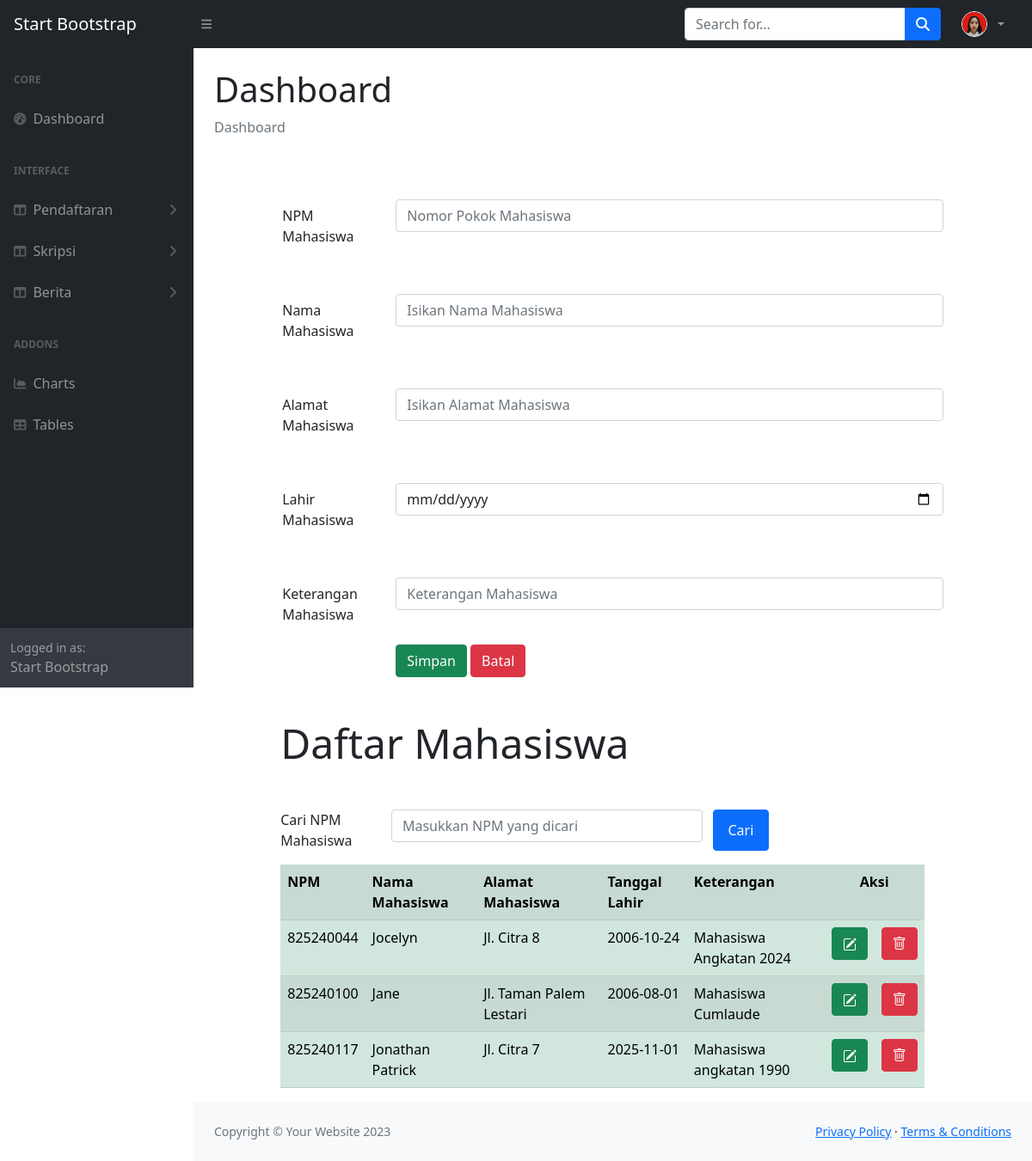
The app's page /admin/inputmhs.php (signed in) with its own data.
### tables this page shows
CREATE TABLE `mahasiswa` (
  `mhs_NPM` int(9) NOT NULL,
  `mhs_Nama` char(40) NOT NULL,
  `mhs_Alamat` varchar(100) NOT NULL,
  `mhs_DOB` date NOT NULL,
  `mhs_Ket` varchar(120) NOT NULL
);

### admin/inputmhs.php (the view, shortened to what this page needs)
<!DOCTYPE html>
<html>
    <?php
        include "bagiankode/head.php";
    ?>
    <body class="sb-nav-fixed">
    <?php
        include "bagiankode/menunav.php";
    ?>
        <div id="layoutSidenav">
            <?php
                include "bagiankode/menu.php";
            ?>
            <div id="layoutSidenav_content">
                <main>
                    <div class="container-fluid px-4">
                        <h1 class="mt-4">Dashboard</h1>
                        <ol class="breadcrumb mb-4">
                            <li class="breadcrumb-item active">Dashboard</li>
                        </ol>
    <head>
        <link rel="stylesheet" type="text/css" href="css/bootstrap.min.css">
        <link rel="stylesheet" href="https://cdnjs.cloudflare.com/ajax/libs/select2/4.0.9/css/select2.min.css">
        <link rel="stylesheet" type="text/css" href="https://cdnjs.cloudflare.com/ajax/libs/bootstrap-icons/1.13.1/font/bootstrap-icons.min.css">
</head>
    </head>
    <body>
<?php
include("includes/config.php");
            ?><h1>Maaf anda salah input</h1><?php
    if(isset($_POST["kirim"]) && !empty($_POST["search"]))
    {
        $search = mysqli_real_escape_string($conn, $_POST["search"]);
        $query = mysqli_query($conn, "select * from mahasiswa
                            where mhs_NPM LIKE '%" .$search. "%'");
    } else {
        $query = mysqli_query($conn, "select * from mahasiswa");
    }
?>
        <div class="row">
        <div class="col-1"></div>
        <div class="col-10">
        <form method="POST">
        <form>
           <div class="row mb-3 mt-5">
    <label for="npmMHS" class="col-sm-2 col-form-label">NPM Mahasiswa</label>
    <div class="col-sm-10">
      <input type="text" class="form-control" id="npmMHS" name="npmMHS" placeholder="Nomor Pokok Mahasiswa" maxlength="9" required="">
    </div>
  </div>
   <div class="row mb-3 mt-5">
    <label for="namaMHS" class="col-sm-2 col-form-label">Nama Mahasiswa</label>
    <div class="col-sm-10">
      <input type="text" class="form-control" id="namaMHS" name="namaMHS" placeholder="Isikan Nama Mahasiswa">
    </div>
  </div>
   <div class="row mb-3 mt-5">
    <label for="alamatMHS" class="col-sm-2 col-form-label">Alamat Mahasiswa</label>
    <div class="col-sm-10">
      <input type="text" class="form-control" id="alamatMHS" name="alamatMHS" placeholder="Isikan Alamat Mahasiswa">
    </div>
  </div>
   <div class="row mb-3 mt-5">
    <label for="lahirMHS" class="col-sm-2 col-form-label">Lahir Mahasiswa</label>
    <div class="col-sm-10">
      <input type="date" class="form-control" id="LahirMHS" name="LahirMHS" placeholder="Tanggal Lahir Mahasiswa">
    </div>
  </div>
   <div class="row mb-3 mt-5">
    <label for="ketMHS" class="col-sm-2 col-form-label">Keterangan Mahasiswa</label>
    <div class="col-sm-10">
      <input type="text" class="form-control" id="ketMHS" name="ketMHS" placeholder="Keterangan Mahasiswa">
    </div>
  </div>
  <div class="form-group row">
    <div class="col-2"></div>
    <div class="col-10">
        <input type="submit" class="btn btn-success" value="Simpan" name="Simpan">
        <input type="reset" class="btn btn-danger" value="Batal" name="Batal">
    </div>
    </div>
</form>
</div>
<div class="row">
<div class="col-1"></div>
<div class="col-10">
    <div class="jumbotron mt-5 mb-3">
        <h1 class="display-5">Daftar Mahasiswa</h1>
    </div>
    <form method="POST">
            <div class="form-group row mt-5 mb-3">
                <label for="search" class="col-sm-2">Cari NPM Mahasiswa</label>
                <div class="col-sm-6">
                    <input type="text" name="search" class="form-control" id="search"
                    value="<?php if (isset($_POST["search"]))
                    {echo htmlspecialchars($_POST["search"]);}?>" placeholder="Masukkan NPM yang dicari">
                </div>
                    <input type="submit" name="kirim" value="Cari" class="col-sm-1 btn btn-primary">
            </div>
        </form>
<table class="table table-success table-striped table-hover">
  <tr class="info">
    <th>NPM</th>
    <th>Nama Mahasiswa</th>
    <th>Alamat Mahasiswa</th>
    <th>Tanggal Lahir</th>
    <th>Keterangan</th>
    <th colspan="2" style="text-align: center;">Aksi</th>
</tr>
<?php while ($row = mysqli_fetch_array($query))
    { ?>
        <tr class="danger">
            <td><?php echo htmlspecialchars($row['mhs_NPM']); ?> </td>
            <td><?php echo htmlspecialchars($row['mhs_Nama']); ?> </td>
            <td><?php echo htmlspecialchars($row['mhs_Alamat']); ?> </td>
            <td><?php echo htmlspecialchars($row['mhs_DOB']); ?> </td>
            <td><?php echo htmlspecialchars($row['mhs_Ket']); ?> </td>
            <td>
    <a href="editmahasiswa.php?ubahmahasiswa=<?php echo $row["mhs_NPM"]?>" class="btn btn-success" title="EDIT">
    </a>
</td>
<td>
    <a href="hapusmahasiswa.php?hapusmahasiswa=<?php echo $row["mhs_NPM"]?>" class="btn btn-danger" title="HAPUS">
    <i class="bi bi-trash"></i>
    </a>
</td>
        </tr>
        <?php } ?>
</table>
    </div>
    </div>
    </body>
    </div>
</main>
<?php
    include "bagiankode/footer.php";
     ?>
   </div>
  </div>
    </body>
</html>

### admin/bagiankode/menunav.php (shortened to what this page needs)
<?php
include "includes/config.php";
if (isset($_SESSION['useremail'])) {
    $email_log = $_SESSION['useremail'];
    $admin_query = mysqli_query($conn, "SELECT admin_FOTO, admin_NAMA FROM admin WHERE admin_USER = '$email_log'");
    $admin_data = mysqli_fetch_array($admin_query);
    $foto_db = $admin_data['admin_FOTO'];
} else {
    $nama_admin = "Admin";
    $foto_db = "";
}
if (!empty($foto_db)) {
        $foto_tampil = 'images/' . $foto_db;
    }
?>
<nav class="sb-topnav navbar navbar-expand navbar-dark bg-dark">
  <a class="navbar-brand ps-3" href="dashboard.php">Start Bootstrap</a>
  <button class="btn btn-link btn-sm order-1 order-lg-0 me-4 me-lg-0" id="sidebarToggle" href="#!"><i class="fas fa-bars"></i></button>
  <form class="d-none d-md-inline-block form-inline ms-auto me-0 me-md-3 my-2 my-md-0">
    <div class="input-group">
      <input class="form-control" type="text" placeholder="Search for..." aria-label="Search for..." aria-describedby="btnNavbarSearch" />
      <button class="btn btn-primary" id="btnNavbarSearch" type="button"><i class="fas fa-search"></i></button>
    </div>
  </form>
  <ul class="navbar-nav ms-auto ms-md-0 me-3 me-lg-4">
    <li class="nav-item dropdown">
      <a class="nav-link dropdown-toggle" id="navbarDropdown" href="#" role="button" data-bs-toggle="dropdown" aria-expanded="false" style="display: flex; align-items: center;">
        <img src="<?php echo $foto_tampil; ?>"
             alt="Profile"
             class="rounded-circle"
             style="width: 30px; height: 30px; object-fit: cover; margin-right: 8px; border: 1px solid #fff;">
      </a>
    </li>
  </ul>
</nav>

### records on screen
mahasiswa: mhs_NPM "825240044", mhs_Nama "Jocelyn", mhs_Alamat "Jl. Citra 8", mhs_DOB "2006-10-24", mhs_Ket "Mahasiswa Angkatan 2024"
mahasiswa: mhs_NPM "825240100", mhs_Nama "Jane", mhs_Alamat "Jl. Taman Palem Lestari", mhs_DOB "2006-08-01", mhs_Ket "Mahasiswa Cumlaude"
mahasiswa: mhs_NPM "825240117", mhs_Nama "Jonathan Patrick", mhs_Alamat "Jl. Citra 7", mhs_DOB "2025-11-01", mhs_Ket "Mahasiswa angkatan 1990"
